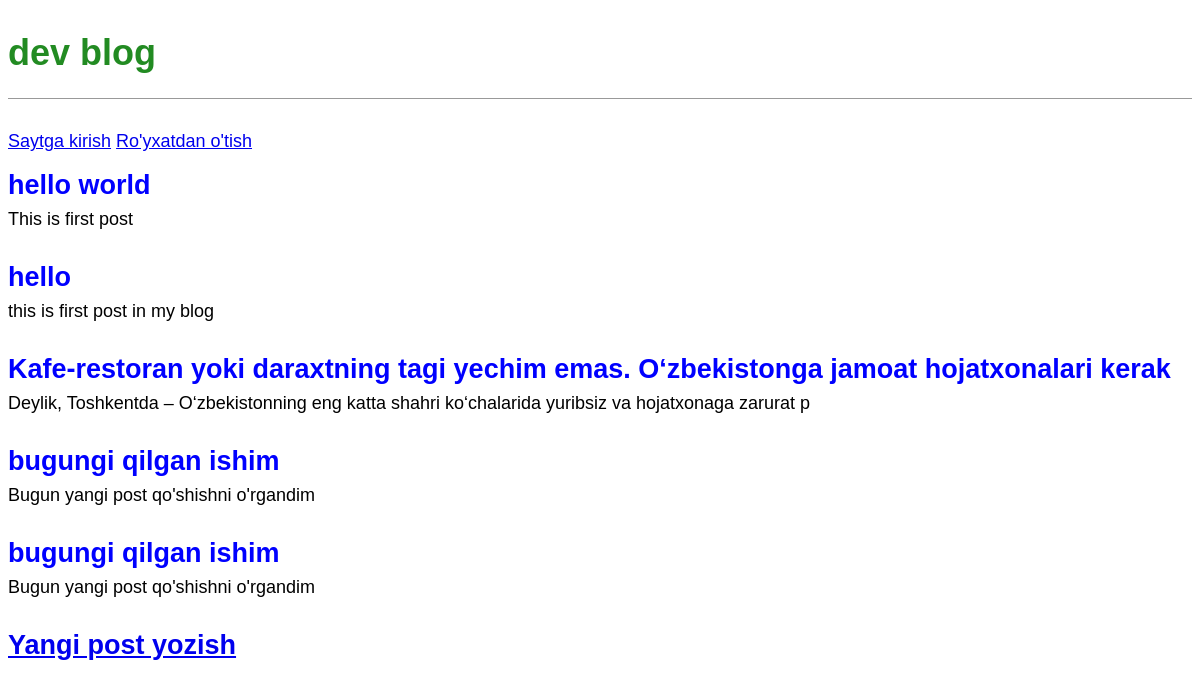
/, run on an earlier commit of the app's database.
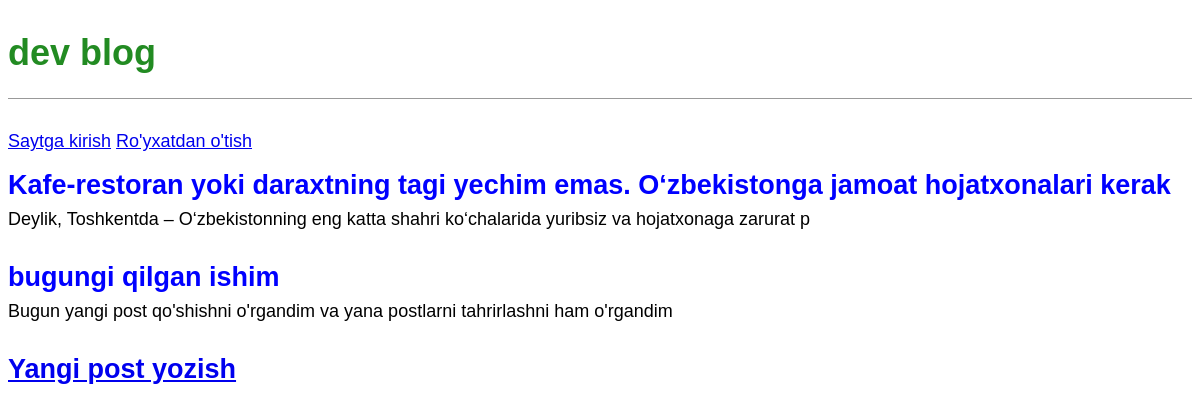
And on a later commit of the database.
### blog/models.py (models this page shows, shortened)
class Post(models.Model):
    title = models.CharField(max_length=200)
    author = models.ForeignKey(
        'auth.User',
        on_delete=models.CASCADE
    )
    body = models.TextField()

### blog/views.py (the view)
# urls.py: path('', BlogPostView.as_view(), name='home'),
class BlogPostView(ListView):
    model = Post
    template_name = 'home.html'

### templates/home.html
{% extends 'base.html' %}
{% block content %}
    {% for post in object_list %}
        <div class="post-entry">
            <h2><a href="{% url 'post_detail' post.pk %}">{{ post.title }}</a></h2>
            <p>{{ post.body | slice:":100" }}</p>
        </div>
    {% endfor %}
{% endblock content %}

### templates/base.html (shortened to what this page needs)
{% load static %}
<!DOCTYPE html>
<html lang="en">
<head>
    <link rel="stylesheet" href="{% static 'css/base.css' %}">
</head>
<body>
    <header>
        <h1><a href="{% url 'home' %}">dev blog</a></h1>
    </header>
    {% if user.is_authenticated %}
        <p>Xush kelibsiz {{ user.username }}</p>
        <p><a href="{% url 'logout' %}">Chiqib ketish</a></p>
    {% else %}
        <p>
            <a href="{% url 'login' %}">Saytga kirish</a>
            <a href="{% url 'signup' %}">Ro'yxatdan o'tish</a>
        </p>
    {% endif %}
    <div>
        {% block content %}
        {% endblock content %}
    </div>
    <footer>
        <h2><a href="{% url 'post_new' %}">Yangi post yozish</a></h2>
    </footer>
</body>
</html>

### static/css/base.css (style rules this page uses)
header { border-bottom: 1px solid #999; margin-bottom: 2rem; display: flex; }
body { font-family: 'Noto Sans JP', sans-serif; font-size: 18px; }
header h1 a { color: ForestGreen; text-decoration: none; }
.post-entry { margin-bottom: 2rem; }
.post-entry h2 { margin: 0.5rem 0; }
.post-entry h2 a, .post-entry h2 a:visited { color: blue; text-decoration: none; }
.post-entry p { margin: 0; font-weight: 400; }

What changed in the data, as far as the page shows it:
removed Post: title "hello world", body "This is first post"
removed Post: title "hello", body "this is first post in my blog"
removed Post: title "bugungi qilgan ishim", body "Bugun yangi post qo'shishni o'rgandim"
changed Post "bugungi qilgan ishim": body "Bugun yangi post qo'shishni o'rgandim" → "Bugun yangi post qo'shishni o'rgandim va yana postlarni tahrirlashni ham o'rgandim"
